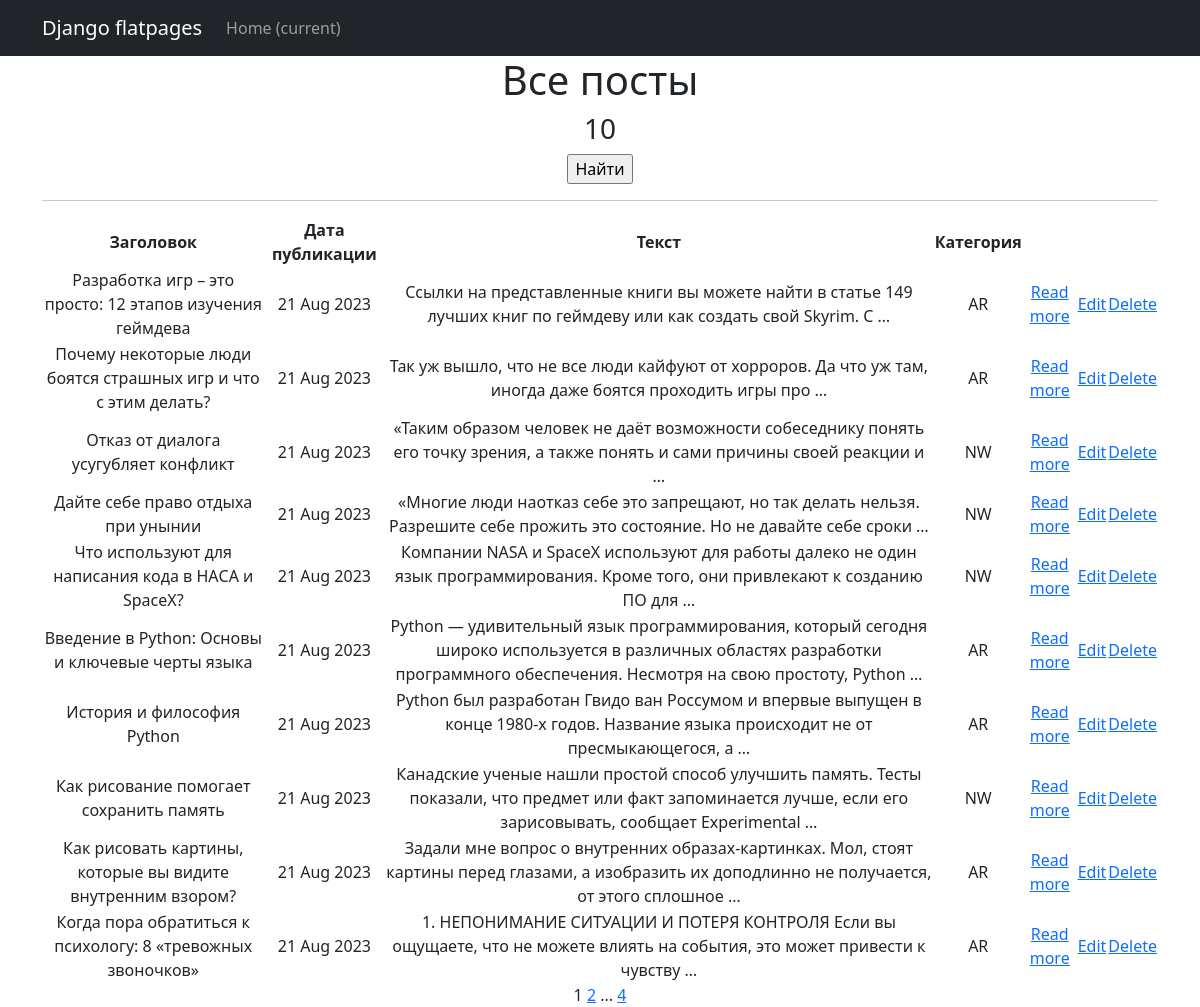
Page /news/ on the committed database.
### newapp/models.py (models this page shows, shortened)
class Post(models.Model):
    author = models.ForeignKey(Author, on_delete=models.CASCADE, null=True)
    NEWS = 'NW'
    ARTICLE = 'AR'
    CATEGORY_CHOICES = (
        (NEWS, 'Новость'),
        (ARTICLE, 'Статья'),
    )
    categoryType = models.CharField(max_length=2, choices=CATEGORY_CHOICES, default=ARTICLE)
    dateCreation = models.DateTimeField(auto_now_add=True)
    create_post = models.DateTimeField(auto_now_add=True)
    postCategory = models.ManyToManyField(Category, through='PostCategory')
    title = models.CharField(max_length=128)
    text = models.TextField()
    rating = models.SmallIntegerField(default=0)

### newapp/views.py (the view)
# urls.py: path('', PostList.as_view()),
class PostList(ListView):
    model = Post
    ordering = 'dateCreation'
    template_name = 'post_list.html'
    context_object_name = 'Posts'
    paginate_by = 10

### newapp/templatetags/custom_filters.py (called while the page is built)
@register.filter()
def censor(sentence):
    text = sentence.split()
    for i, word in enumerate(text):
        print(word)
        if word in bad_words:
            text[i] = word[0] + '***'
    return ' '.join(text)

### newapp/templatetags/custom_tags.py (called while the page is built)
@register.simple_tag(takes_context=True)
def url_replace(context, **kwargs):
   d = context['request'].GET.copy() #нам позволяет скопировать все параметры текущего запроса.
   for k, v in kwargs.items():
       d[k] = v
   return d.urlencode()

### templates/newapp/post_list.html (shortened to what this page needs)
{% extends 'flatpages/default.html' %}
{% load custom_filters %}
{% load custom_tags %}
{% block content %}
   <h1>Все посты</h1>
   <h3>{{ Posts|length }}</h3>
   <form action="" method="get">
        <input type="submit" value="Найти" />
    </form>
    <hr>
    {% if Posts %}
        <table>
            <tr>
                <td> <b>Заголовок</b> </td>
                <td> <b>Дата публикации</b> </td>
                <td> <b>Текст</b> </td>
                <td> <b>Категория</b> </td>
            </tr>
            {% for post in Posts %}
            <tr>
                <td>{{ post.title|censor }}</td>
                <td>{{ post.dateCreation|date:'d M Y' }}</td>
                <td>{{ post.text|censor|truncatewords:20 }}</td>
                <td>{{ post.categoryType }}</td>
                <td><a href="{% url 'post_detail' post.id %}">Read more</a></td>
                {% if post.categoryType == 'NW' %}
                    <td><a href="{% url 'post_edit' post.id %}">Edit</a></td>
                    <td><a href="{% url 'post_delete' post.id %}">Delete</a></td>
                {% else %}
                    <td><a href="{% url 'article_edit' post.id %}">Edit</a></td>
                    <td><a href="{% url 'article_delete' post.id %}">Delete</a></td>
                {% endif %}
            </tr>
            {% endfor %}
        </table>
    {% else %}
        <h2>Постов нет!</h2>
    {% endif %}
   {{ page_obj.number }}
   {% if page_obj.has_next %}
       <a href="?{% url_replace page=page_obj.next_page_number %}">{{ page_obj.next_page_number }}</a>
       {% if paginator.num_pages != page_obj.next_page_number %}
           ...
           <a href="?{% url_replace page=page_obj.paginator.num_pages %}">{{ page_obj.paginator.num_pages }}</a>
       {% endif %}
   {% endif %}
{% endblock content %}

### rows in the picture
Post: title|censor "Разработка игр – это просто: 12 этапов изучения геймдева", dateCreation "21 Aug 2023", text|censor "Ссылки на представленные книги вы можете найти в статье 149 лучших книг по геймдеву или как создать свой Skyrim. С …", categoryType "AR", shows "Edit"
Post: title|censor "Почему некоторые люди боятся страшных игр и что с этим делать?", dateCreation "21 Aug 2023", text|censor "Так уж вышло, что не все люди кайфуют от хорроров. Да что уж там, иногда даже боятся проходить игры про …", categoryType "AR", shows "Edit"
Post: title|censor "Отказ от диалога усугубляет конфликт", dateCreation "21 Aug 2023", text|censor "«Таким образом человек не даёт возможности собеседнику понять его точку зрения, а также понять и сами причины своей реакции и …", categoryType "NW", shows "Edit"
Post: title|censor "Дайте себе право отдыха при унынии", dateCreation "21 Aug 2023", text|censor "«Многие люди наотказ себе это запрещают, но так делать нельзя. Разрешите себе прожить это состояние. Но не давайте себе сроки …", categoryType "NW", shows "Edit"
Post: title|censor "Что используют для написания кода в НАСА и SpaceX?", dateCreation "21 Aug 2023", text|censor "Компании NASA и SpaceX используют для работы далеко не один язык программирования. Кроме того, они привлекают к созданию ПО для …", categoryType "NW", shows "Edit"
Post: title|censor "Введение в Python: Основы и ключевые черты языка", dateCreation "21 Aug 2023", text|censor "Python — удивительный язык программирования, который сегодня широко используется в различных областях разработки программного обеспечения. Несмотря на свою простоту, Python …", categoryType "AR", shows "Edit"
Post: title|censor "История и философия Python", dateCreation "21 Aug 2023", text|censor "Python был разработан Гвидо ван Россумом и впервые выпущен в конце 1980-х годов. Название языка происходит не от пресмыкающегося, а …", categoryType "AR", shows "Edit"
Post: title|censor "Как рисование помогает сохранить память", dateCreation "21 Aug 2023", text|censor "Канадские ученые нашли простой способ улучшить память. Тесты показали, что предмет или факт запоминается лучше, если его зарисовывать, сообщает Experimental …", categoryType "NW", shows "Edit"
Post: title|censor "Как рисовать картины, которые вы видите внутренним взором?", dateCreation "21 Aug 2023", text|censor "Задали мне вопрос о внутренних образах-картинках. Мол, стоят картины перед глазами, а изобразить их доподлинно не получается, от этого сплошное …", categoryType "AR", shows "Edit"
Post: title|censor "Когда пора обратиться к психологу: 8 «тревожных звоночков»", dateCreation "21 Aug 2023", text|censor "1. НЕПОНИМАНИЕ СИТУАЦИИ И ПОТЕРЯ КОНТРОЛЯ Если вы ощущаете, что не можете влиять на события, это может привести к чувству …", categoryType "AR", shows "Edit"

### other values in the picture
{{ Posts|length }} "10"
{{ page_obj.number }} "1"
{{ page_obj.next_page_number }} "2"
{{ page_obj.paginator.num_pages }} "4"
